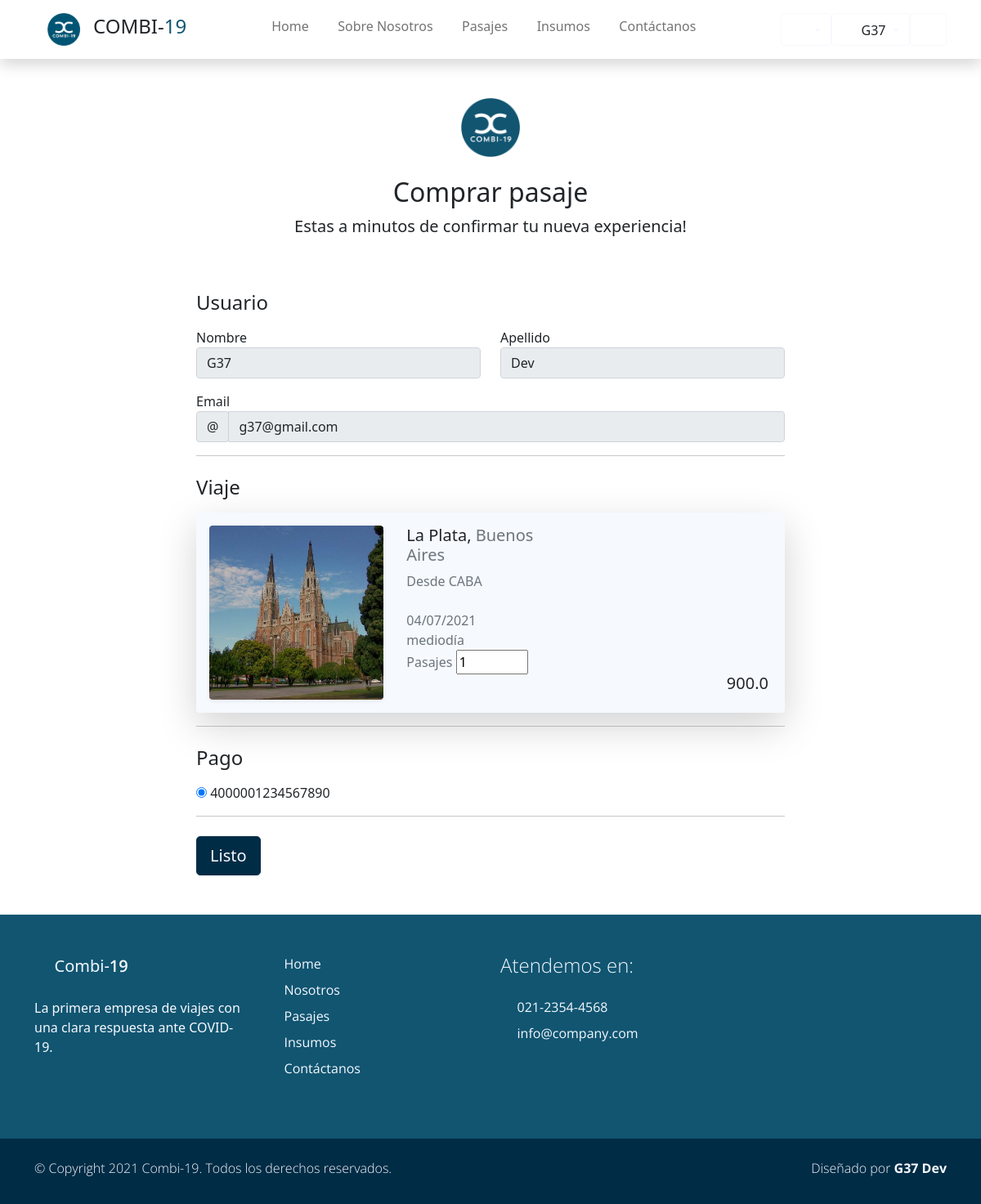
Page /pasajes/comprar1 (signed in) on the earlier database version.
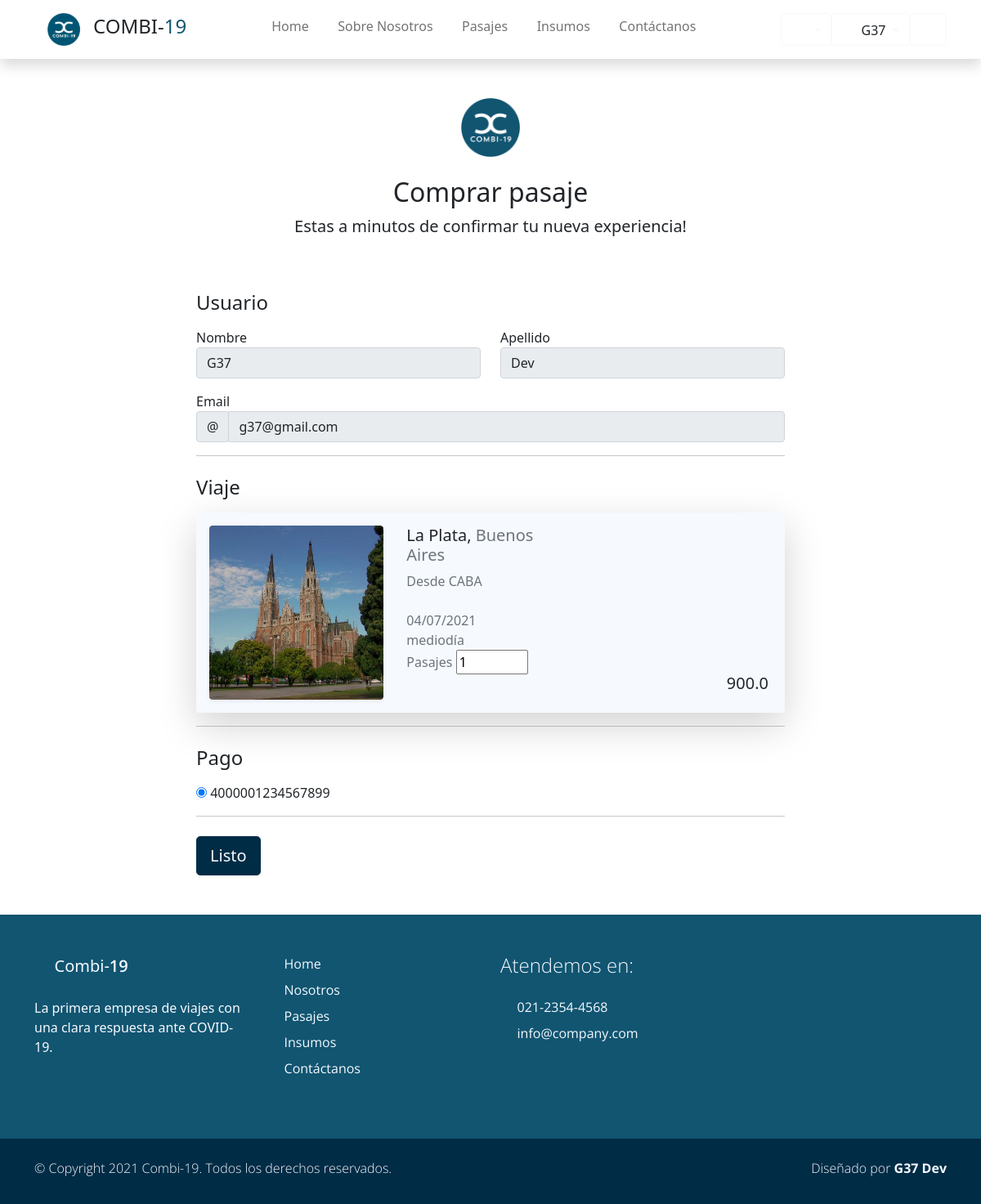
Same page on the later database version.
### users/models.py (models this page shows, shortened)
class Tarjeta(models.Model):
    usuario = models.ForeignKey(Account, on_delete=models.CASCADE, null=True)
    nro = models.BigIntegerField(blank=True, null=True, verbose_name='Numero de tarjerta')
    nombre_titular = models.CharField(max_length= 40)
    fecha_vencimiento = models.CharField(max_length=10 ,default=None,null=True)
    cvv = models.IntegerField(default=None, null=True)
    class Meta:
        verbose_name="Tarjeta"
        verbose_name_plural="Tarjetas"

### Combi19App/views.py (the view, shortened to what this page needs)
@login_required
def comprar_pasaje(request, *args, **kwargs):
    viaje_id = kwargs.get("v_id")
    try:
        viaje = Viaje.objects.get(pk = viaje_id)
    except:
        return HttpResponse("Hubo un error")
    try:
        tarjetas_usuario = Tarjeta.objects.filter(usuario_id=request.user.id)
    except Exception as E: #No tenemos tarjetas
        return redirect("Tarjetas")
    if request.user.is_GOLD:
        precio = int(viaje.precio) - int(viaje.precio) * 0.1
    else:
        precio = viaje.precio
    context = {"viaje": viaje, "tarjetas": tarjetas_usuario, "precio": precio}
    return render(request, "Combi19App/detalle_viaje.html", context)

### Combi19App/models.py (called while the page is built)
    def __str__(self):
        return f'{self.nombre}'

### Combi19App/templatetags/poll_extras.py (called while the page is built)
@register.filter(name='restar')
def restar(value, arg):
    return value - arg

### carro/context_processor.py (called while the page is built)
def importe_total(request):
    total=0
    if request.user.is_authenticated:
        if 'carro' in request.session:
            for key,value in request.session['carro'].items():
                total = total +(float(value['precio']))#*value['cantidad'])
    return {'importe_total':total}

### users/models.py (called while the page is built)
    @property
    def is_superuser(self):
        return self.is_admin

    @property
    def is_admin(self):
        return self.is_staff

### Combi19App/templates/Combi19App/detalle_viaje.html (shortened to what this page needs)
{% extends 'Combi19App/base.html' %}
{% load static %}
{% load bootstrap %}
{% load poll_extras %}
{% block content %}
<div class="container">
    <div class="py-5 text-center ">
      <img class="d-block mx-auto mb-4" src="{% static 'Combi19App/img/logo_is.png' %}" alt="" width="72" height="72">
      <h2>Comprar pasaje</h2>
      <p class="lead">Estas a minutos de confirmar tu nueva experiencia! </p>
    </div>
    <div class="row mx-auto">
      <div class="col-md-8 mx-auto">
        <h4 class="mb-3">Usuario</h4>
        <form class=" pb-5" id="formulario" method="POST"> {% csrf_token %}
          <div class="row">
            <div class="col-md-6 mb-3">
              <label for="firstName">Nombre</label>
              <input type="text" class="form-control" id="firstName" placeholder=""  readonly value="{{request.user.first_name}}">
            </div>
            <div class="col-md-6 mb-3">
              <label for="lastName">Apellido</label>
              <input type="text" class="form-control" id="lastName" placeholder=""  readonly value="{{request.user.last_name}}">
            </div>
          </div>
          <div class="mb-3">
            <label for="username">Email</label>
            <div class="input-group">
              <div class="input-group-prepend">
                <span class="input-group-text">@</span>
              </div>
              <input type="text" class="form-control" id="username" placeholder="Username" readonly value="{{request.user.email}}"">
            </div>
          </div>
          <hr class="mb-4">
          <h4 class="mb-3">Viaje</h4>
            <div  class="card bg-light border-0 shadow-lg overflow-hidden">
                <div class="card-body">
                    <div class="row">
                        <div class="col-md-4">
                            <div href="#" class="card border-0 text-white shadow-sm overflow-hidden mx-5 m-sm-0">
                                <img class="card-img" src="{{viaje.ruta.destino.imagen.url}}" alt="">
                            </div>
                        </div>
                        <div class=" col-md-4 px-3">
                            <h5 class="h5 ">{{viaje.ruta.destino}}, <span class="text-muted">{{viaje.ruta.destino.provincia}}</span></h2>
                            <p class="m-0 p-0 text-muted">Desde {{viaje.ruta.origen}} <i class='p-0 bx bx-map'></i></p>
                            <br>
                            <p class="m-0 p-0 text-muted">{{viaje.fecha|date:"d/m/Y"  }} </p>
                            <p class="m-0 p-0 text-muted">{{viaje.fecha | time}} </p>
                            <label class="text-muted"for='asientos_ocupados'>Pasajes</label>
                            <input type="number" name='asientos_ocupados' id='asientos_ocupados' min="1" value="1" max="{{viaje.combi.capacidad | restar:viaje.asientos_ocupados}}" >
                        </div>
                        <div class="col-md-4 px-3 d-flex  flex-column justify-content-end">
                            <p class=" h5 text-end" id="total-precio">{{precio}}</p>
                        </div>
                    </div>
                </div>
            </div>
          <hr class="mb-4">
          <h4 class="mb-3">Pago</h4>
          <div class="d-block my-3">
            {% for t in tarjetas %}
                <div class="custom-control custom-radio">
                <input id="credit" name="paymentMethod" type="radio" class="custom-control-input" checked="" required="">
                <label class="custom-control-label" for="credit">{{t.nro}}</label>
                </div>
            {% endfor%}
          </div>
          <hr class="mb-4">
          <button class="btn btn-primary btn-lg btn-block " id="boton-listo" type="button">Listo</button>
        </form>
      </div>
    </div>
  </div>
{% endblock %}

Differences in the rows shown:
changed Tarjeta: paymentMethod "☑ 4000001234567890" → "☑ 4000001234567899"; nro "4000001234567890" → "4000001234567899"
